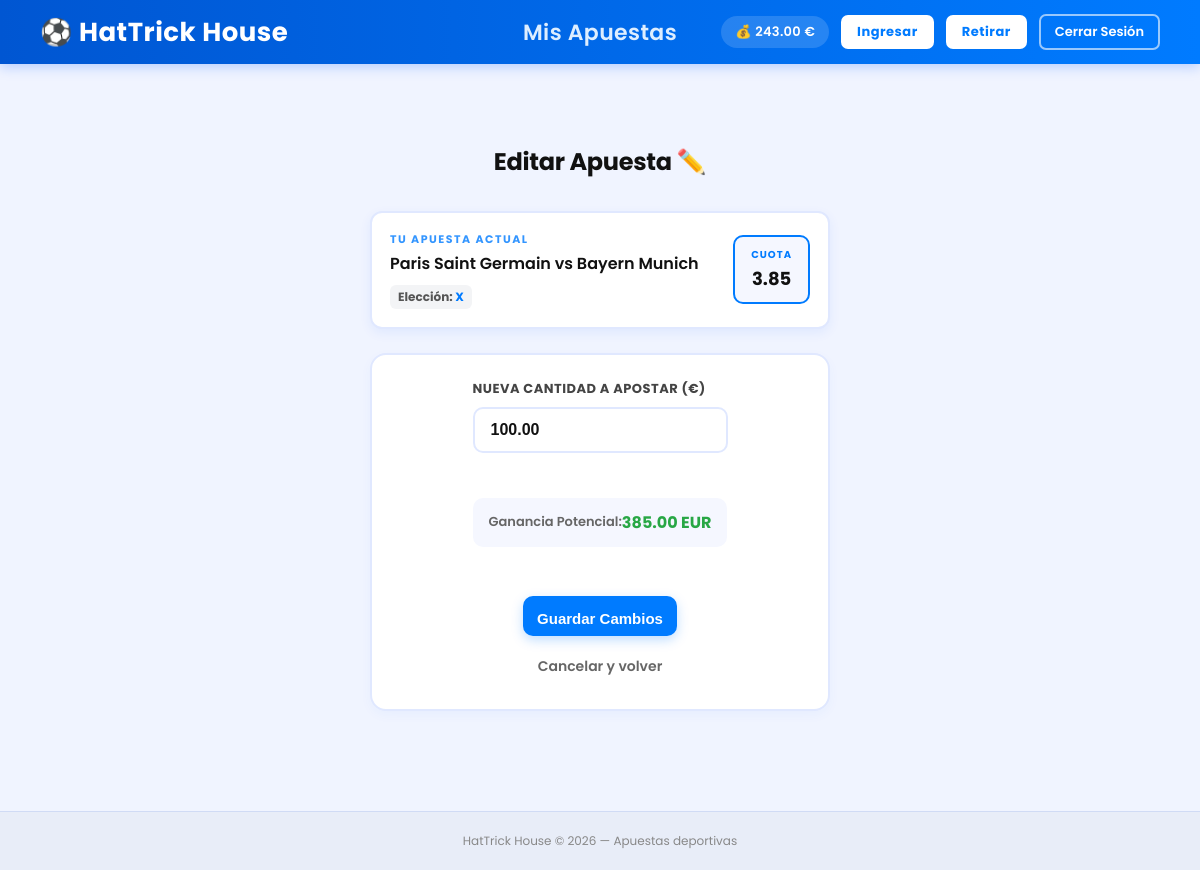
/editar-apuesta/9/ (signed in), run on the app's committed database.
### apuestas/models.py (models this page shows, shortened)
class UserProfile(models.Model):
    user = models.OneToOneField(User, on_delete=models.CASCADE)
    money = models.DecimalField(max_digits=10, decimal_places=2, default=0.00)
    dni = models.CharField(max_length=9, blank=True, null=True)
    birthdate = models.DateField(blank=True, null=True)
    phone_number = models.CharField(max_length=9, blank=True, null=True)

class Bet(models.Model):
    user = models.ForeignKey(User, on_delete=models.CASCADE)
    game = models.ForeignKey(Game, on_delete=models.CASCADE)
    amount = models.DecimalField(max_digits=10, decimal_places=2)
    selection = models.CharField(max_length=1, default='1')
    price = models.DecimalField(max_digits=5, decimal_places=2, default=1.00)
    created_at = models.DateTimeField(auto_now_add=True)

class Game(models.Model):
    game_id = models.CharField(primary_key=True, max_length=100, unique=True)
    sport_key = models.CharField(max_length=50, default="soccer")
    league = models.CharField(max_length=100)
    home_team = models.CharField(max_length=50)
    away_team = models.CharField(max_length=50)
    home_price = models.DecimalField(max_digits=5, decimal_places=2, default=0.00)
    away_price = models.DecimalField(max_digits=5, decimal_places=2, default=0.00)
    draw_price = models.DecimalField(max_digits=5, decimal_places=2, default=0.00, null=True, blank=True)
    game_date = models.DateTimeField()

### apuestas/views.py (the view, shortened to what this page needs)
# urls.py: path('editar-apuesta/<int:bet_id>/', views.editar_apuesta, name='editar_apuesta'),
@login_required
def editar_apuesta(request, bet_id):
    bet = get_object_or_404(Bet, id=bet_id, user=request.user)
    return render(request, 'apuestas/edit_bet.html', {'bet': bet})

### templates/apuestas/edit_bet.html (shortened to what this page needs)
{% extends "base.html" %}
{% load static %}
{% block content %}
<div class="editar-apuesta-container">
  <h2>Editar Apuesta ✏️</h2>
  <div class="resumen-partido">
    <div class="info-apuesta">
      <span class="meta-partido">Tu Apuesta Actual</span>
      <span class="equipos-title">{{ bet.game.home_team }} vs {{ bet.game.away_team }}</span>
      <span class="seleccion-badge">Elección: <strong>{{ bet.selection }}</strong></span>
    </div>
    <div class="cuota-fija">
      <span class="etiqueta">CUOTA</span>
      <span class="valor" id="cuota-valor">{{ bet.price }}</span>
    </div>
  </div>
  <form action="{% url 'apuestas:editar_apuesta' bet.id %}" method="post" class="form-deposit">
    <div class="group-field">
      <label for="cantidad_input">Nueva cantidad a apostar (€)</label>
      <input type="number"
             id="cantidad_input"
             step="0.50"
             min="0.50"
             name="cantidad_input"
             value="{{ bet.amount }}"
             class="amount-to-enter"
             required autocomplete="off">
    </div>
    <div class="ganancia-estimada-box">
      <span>Ganancia Potencial:</span>
      <strong id="ganancia-dinamica">0.00 EUR</strong>
    </div>
    <div class="form-actions">
      <button type="submit" class="deposit-button">Guardar Cambios</button>
      <a href="{% url 'apuestas:bets_list' %}" class="cancel-link">Cancelar y volver</a>
    </div>
  </form>
</div>
{% endblock %}

### templates/base.html (shortened to what this page needs)
{% load static %}
<!DOCTYPE html>
<html lang="en">
<head>
  <link rel="stylesheet" href="{% static 'apuestas/style.css' %}">
</head>
<body>
  <nav class="navbar">
    <div class="nav-left">
      <a href="{% url 'apuestas:home' %}" class="logo">⚽ HatTrick House</a>
    </div>
    <div class="nav-center">
      <a href="{% url 'apuestas:bets_list' %}" class="nav-sports">Mis Apuestas</a>
    </div>
    <div class="nav-right">
      {% if user.is_authenticated %}
        <span class="nav-saldo">💰 {{ user.userprofile.money }} €</span>
        <a href="{% url 'apuestas:ingresar' %}" class="nav-deposit">Ingresar</a>
        <a href="{% url 'apuestas:withdraw' %}" class="nav-deposit">Retirar</a>
        <form action="{% url 'logout' %}" method="post" style="display: inline;">
          <button type="submit" class="nav-logout">Cerrar Sesión</button>
        </form>
      {% else %}
        <a href="{% url 'apuestas:registrar' %}" class="nav-register">Registrarse</a>
        <a href="{% url 'login' %}" class="nav-login">Login</a>
      {% endif %}
    </div>
  </nav>
  <div class="container">
    {% block content %}{% endblock %}
  </div>
  <footer>
    <p>HatTrick House &copy; 2026 — Apuestas deportivas</p>
  </footer>
</body>
</html>

### apuestas/static/apuestas/style.css (style rules this page uses)
body { margin: 0; font-family: 'Segoe UI', Roboto, Helvetica, Arial, sans-serif; }
.navbar { display: flex; align-items: center; justify-content: space-between; background-color: burlywood; padding: 15px 30px; box-shadow: 0 4px 6px rgba(0, 0, 0, 0.05); }
.nav-left, .nav-right { flex: 1; }
.nav-right { display: flex; justify-content: flex-end; align-items: center; gap: 23px; }
.logo { font-size: 23px; font-weight: 800; text-decoration: none; letter-spacing: 1px; }
.nav-sports { font-size: 18px; font-weight: 600; color: black; text-decoration: none; letter-spacing: 0.5px; transition: color 0.3s ease; }
.nav-deposit { font-size: 16px; font-weight: 600; text-decoration: none; letter-spacing: 0.5px; transition: color 0.3s ease; color: black; }
.nav-logout { font-size: 14px; padding: 5px 10px; text-decoration: none; border-radius: 7px; transition: background-color 0.3s ease, transform 0.2s ease; border: none; cursor: pointer; }
.nav-saldo { font-size: 16px; font-weight: 600; letter-spacing: 0.5px; }
.etiqueta { font-weight: 600; }
.form-deposit { display: flex; flex-direction: column; align-items: center; gap: 25px; }
.deposit-button { width: 100%; border-radius: 14px; height: 40px; border: none; cursor: pointer; font-weight: 600; }
html { scroll-behavior: smooth; }

### templates/base.html (style rules this page uses)
*, *::before, *::after { box-sizing: border-box; margin: 0; padding: 0; }
body { font-family: 'Poppins', sans-serif; background-color: #f0f4ff; color: #222; min-height: 100vh; display: flex; flex-direction: column; }
.navbar { display: flex; align-items: center; justify-content: space-between; padding: 0 40px; height: 64px; background: linear-gradient(90deg, #0056d2, #007BFF); box-shadow: 0 3px 12px rgba(0, 90, 255, 0.25); position: sticky; top: 0; z-index: 100; }
.logo { font-size: 26px; font-weight: 700; color: #fff; text-decoration: none; letter-spacing: 0.5px; white-space: nowrap; }
.nav-center { display: flex; gap: 24px; }
.nav-sports { color: #ddeeff; text-decoration: none; font-size: 22px; font-weight: 600; letter-spacing: 0.4px; padding: 6px 14px; border-radius: 6px; transition: background 0.2s, color 0.2s; }
.nav-right { display: flex; align-items: center; gap: 12px; }
.nav-saldo { color: #fff; font-size: 13px; font-weight: 600; background: rgba(255,255,255,0.15); padding: 6px 14px; border-radius: 20px; letter-spacing: 0.3px; }
.nav-deposit { background-color: #fff; color: #007BFF; font-weight: 700; font-size: 13px; padding: 7px 16px; border-radius: 7px; text-decoration: none; transition: background 0.2s, transform 0.1s; }
.nav-logout { background: transparent; border: 2px solid rgba(255,255,255,0.6); color: #fff; font-family: 'Poppins', sans-serif; font-size: 13px; font-weight: 600; padding: 6px 14px; border-radius: 7px; cursor: pointer; transition: background 0.2s, border-color 0.2s; }
.container { flex: 1; width: 100%; max-width: 1200px; margin: 0 auto; padding: 40px 24px; }
footer { text-align: center; padding: 20px; font-size: 12px; color: #888; background-color: #e8edf8; border-top: 1px solid #d0dbf5; }

### data on the page
Bet: game.home_team "Paris Saint Germain", game.away_team "Bayern Munich", selection "X", price "3.85", cantidad_input "100.00"

### other printed values
{{ user.userprofile.money }} "243.00"
